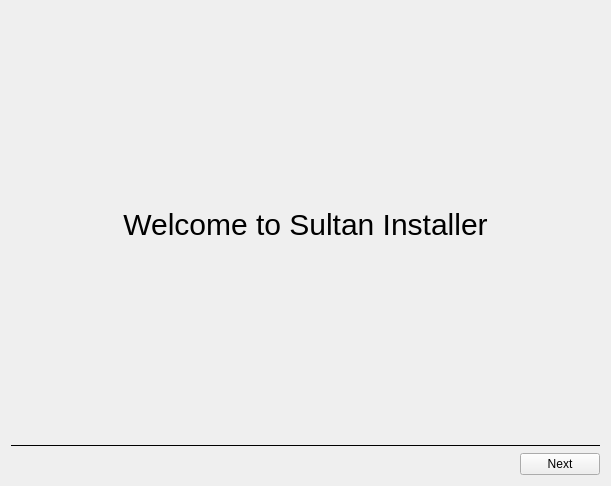
<?xml version="1.0" encoding="UTF-8"?>
<ui version="4.0">
 <class>WelcomeWidget</class>
 <widget class="QWidget" name="WelcomeWidget">
  <property name="geometry">
   <rect>
    <x>0</x>
    <y>0</y>
    <width>611</width>
    <height>486</height>
   </rect>
  </property>
  <property name="windowTitle">
   <string>Form</string>
  </property>
  <layout class="QVBoxLayout" name="verticalLayout">
   <item>
    <widget class="QLabel" name="label">
     <property name="sizePolicy">
      <sizepolicy hsizetype="Preferred" vsizetype="Expanding">
       <horstretch>0</horstretch>
       <verstretch>0</verstretch>
      </sizepolicy>
     </property>
     <property name="styleSheet">
      <string notr="true">font-size: 30px;</string>
     </property>
     <property name="text">
      <string>Welcome to Sultan Installer</string>
     </property>
     <property name="alignment">
      <set>Qt::AlignCenter</set>
     </property>
    </widget>
   </item>
   <item>
    <widget class="Line" name="line">
     <property name="frameShadow">
      <enum>QFrame::Plain</enum>
     </property>
     <property name="orientation">
      <enum>Qt::Horizontal</enum>
     </property>
    </widget>
   </item>
   <item>
    <layout class="QHBoxLayout" name="horizontalLayout">
     <item>
      <spacer name="horizontalSpacer">
       <property name="orientation">
        <enum>Qt::Horizontal</enum>
       </property>
       <property name="sizeHint" stdset="0">
        <size>
         <width>40</width>
         <height>20</height>
        </size>
       </property>
      </spacer>
     </item>
     <item>
      <widget class="QPushButton" name="pushNext">
       <property name="text">
        <string>Next</string>
       </property>
      </widget>
     </item>
    </layout>
   </item>
  </layout>
 </widget>
 <resources/>
 <connections/>
</ui>
